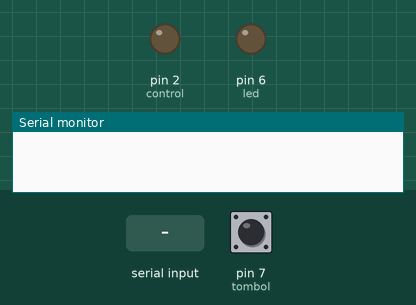
Recording of a sketch running on a simulated Arduino Uno, built with avr-gcc and run on an emulated ATmega328P. On the bench: output pins drawn as LEDs (lit = HIGH), the last lines printed to the serial monitor. The test bench sets the inputs (shaded band); at power-on: pin 7 (tombol) HIGH.

Above: at 1.2 s.
1.3 s: pin 7 (tombol) pulled LOW for 0.15 s
At 2.3 s:
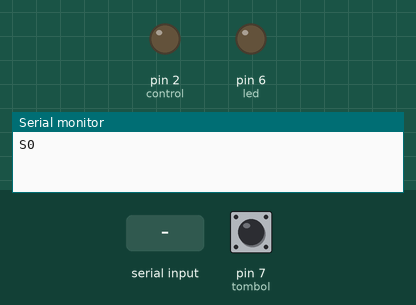
3.0 s: "S0=on" received over the second serial link
At 4.6 s:
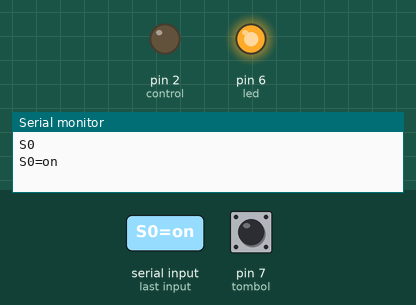
5.5 s: pin 7 (tombol) pulled LOW for 1 s
At 7.3 s:
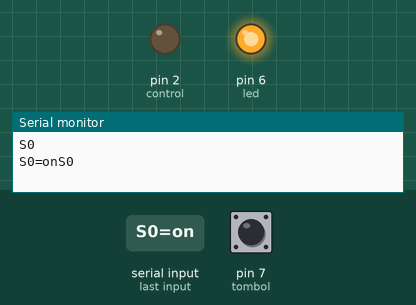
8.0 s: pin 7 (tombol) pulled LOW for 3.2 s
At 12.1 s:
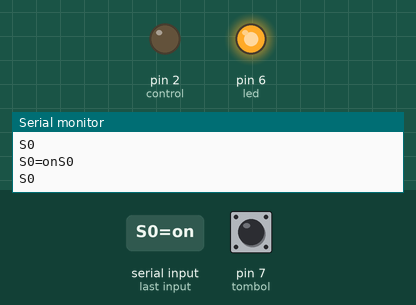
12.7 s: "S0=off" received over the second serial link
At 14.3 s:
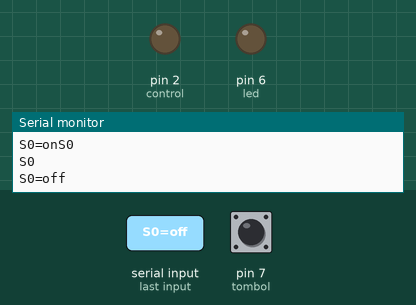
Timing chart, 0 to 15.8 s (numbered marks = the images above; inputs shaded):
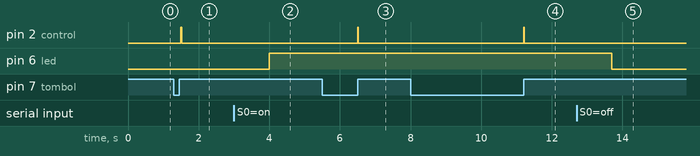

Measured:
- after the input at 1.3 s, pin 2 (control): LOW → HIGH after 0.20 s, → LOW 0.02 s later
- after the input at 3.0 s, pin 6 (led): LOW → HIGH after 1.0 s
- after the input at 5.5 s, pin 2 (control): LOW → HIGH after 1.0 s, → LOW 0.02 s later
- after the input at 8.0 s, pin 2 (control): LOW → HIGH after 3.2 s, → LOW 0.02 s later
- after the input at 12.7 s, pin 6 (led): HIGH → LOW after 1.0 s

The sketch:

serial.ino
```cpp
#include <SoftwareSerial.h>
#include <Wire.h>

SoftwareSerial serial(11, 10); //rx  tx
int control = 2, led = 6;
int tombol = 7, t;

String bt;

void setup() {
  Serial.begin(9600);
  serial.begin(9600);
  pinMode(control, OUTPUT);
  pinMode(led, OUTPUT);
  pinMode(tombol, INPUT);
  digitalWrite(control, LOW);
}

void loop() {
  // put your main code here, to run repeatedly:
  t = digitalRead(tombol);
  if (t == LOW) {
    ab();
    digitalWrite(control, HIGH);
    Serial.println("S0");
    serial.write("S0");
    delay(20);
    digitalWrite(control, LOW);
  }
  if (serial.available()) {
    bt = serial.readString();
    Serial.print(bt);
    if (bt.substring(0, bt.length()) == "S0=on") {
      digitalWrite(led, HIGH);
    }
    if (bt.substring(0, bt.length()) == "S0=off") {
      digitalWrite(led, LOW);
    }
  }
}
void ab() {
  delay (200);
  while (t == LOW) {
    t = digitalRead(tombol);
  }
}
```
